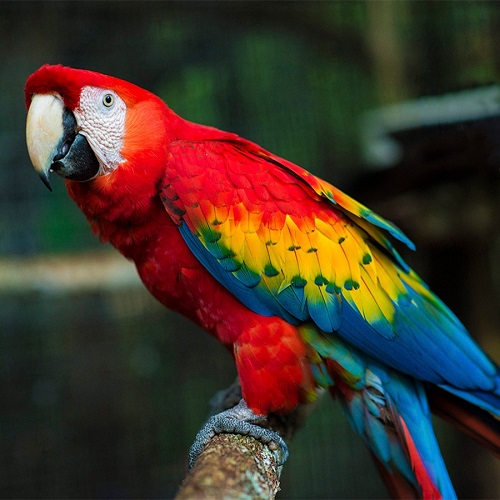
#> input picture lab5/obraz.jpg, 500 x 500 px
$ python zad5.py
#> lines starting #> are read from the running program, lines starting #| are printed output that depends on the picture
import numpy as np
from PIL import Image

obraz = Image.open('obraz.jpg')
#> obraz is the input picture: PIL image 500x500 RGB; mean R, G, B 66.1, 52.9, 42.1

T = np.array(obraz, dtype='uint8')
T += 100
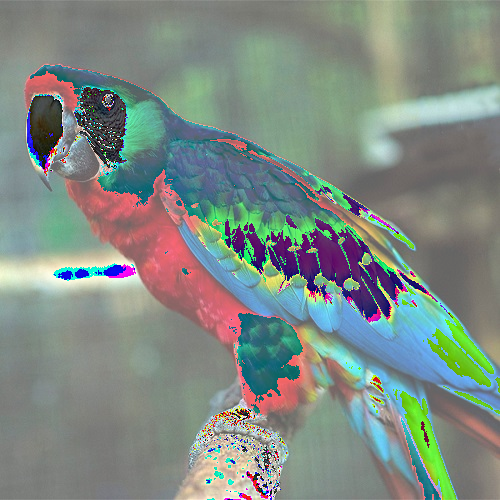
#> T: shape (500, 500, 3); mean R, G, B 127.3, 138.8, 132

obraz_wynik = Image.fromarray(T, "RGB")
obraz_wynik.show()
obraz_wynik.save('Zadanie5_tablica.jpg')

obraz_wynik = obraz.point(lambda i: i + 100)
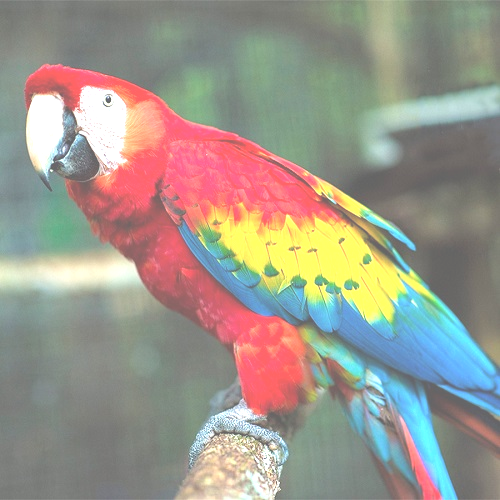
#> obraz_wynik: PIL image 500x500 RGB; mean R, G, B 156.6, 151.2, 140.6
obraz_wynik.show()
obraz_wynik.save('Zadanie5_point.jpg')
